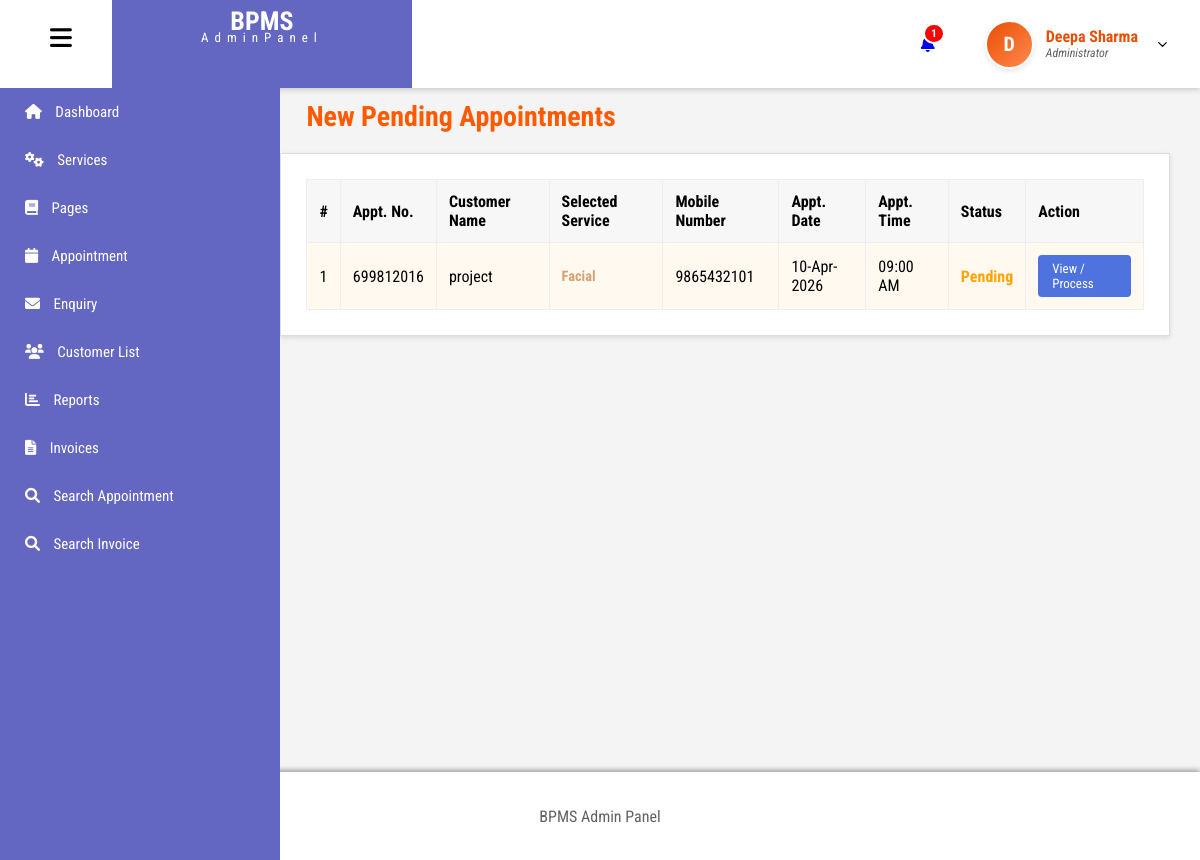
Page /admin/new-appointment.php (signed in) on the committed database.
### tables this page shows
CREATE TABLE `tblusers` (
  `id` int(11) NOT NULL,
  `FullName` varchar(100) DEFAULT NULL,
  `email` varchar(100) NOT NULL,
  `Image` varchar(200) DEFAULT NULL,
  `password` varchar(255) NOT NULL,
  `role` enum('admin','user') NOT NULL,
  `created_at` timestamp NOT NULL DEFAULT current_timestamp(),
  `MobileNumber` varchar(15) DEFAULT NULL
);

CREATE TABLE `tblappointment` (
  `ID` int(11) NOT NULL,
  `AppointmentNumber` int(11) NOT NULL,
  `UserID` int(11) DEFAULT NULL,
  `ServiceId` int(11) DEFAULT NULL,
  `AptDate` date DEFAULT NULL,
  `AptTime` time DEFAULT NULL,
  `Message` mediumtext DEFAULT NULL,
  `BookingDate` timestamp NULL DEFAULT current_timestamp(),
  `Status` varchar(50) DEFAULT NULL,
  `Remark` varchar(250) DEFAULT NULL,
  `UpdationDate` timestamp NULL DEFAULT NULL ON UPDATE current_timestamp()
);

CREATE TABLE `services` (
  `id` int(11) NOT NULL,
  `service_name` varchar(100) DEFAULT NULL,
  `service_desc` text DEFAULT NULL,
  `cost` int(11) DEFAULT NULL,
  `image` varchar(255) DEFAULT NULL,
  `creation_date` timestamp NOT NULL DEFAULT current_timestamp()
);

### admin/new-appointment.php (the view, shortened to what this page needs)
<?php
include('includes/dbconnection.php');
if (strlen($_SESSION['bpmsaid']) == 0) {
    header('location:logout.php');
    exit();
} else {
?>
<!DOCTYPE html>
<html lang="en">
<head>
    <link rel="stylesheet" href="css/new-appointment.css">
</head>
<body>
<?php include 'includes/header.php'; ?>
<?php include 'includes/sidebar.php'; ?>
<main id="main-content" class="main-content">
    <h2 class="title">New Pending Appointments</h2>
    <div class="container">
        <table class="appointment-table">
            <thead>
                <tr>
                    <th>#</th>
                    <th>Appt. No.</th>
                    <th>Customer Name</th>
                    <th>Selected Service</th>
                    <th>Mobile Number</th>
                    <th>Appt. Date</th>
                    <th>Appt. Time</th>
                    <th>Status</th>
                    <th>Action</th>
                </tr>
            </thead>
            <tbody>
            <?php
            $ret = mysqli_query($con, "SELECT
                tblappointment.ID,
                tblappointment.AppointmentNumber,
                tblappointment.AptDate,
                tblappointment.AptTime,
                tblappointment.Status,
                tblusers.FullName,
                tblusers.MobileNumber,
                services.service_name
                FROM tblappointment
                JOIN tblusers ON tblusers.id = tblappointment.UserID
                LEFT JOIN services ON services.id = tblappointment.ServiceId
                WHERE tblappointment.Status='Pending' OR tblappointment.Status='' OR tblappointment.Status='0'
                ORDER BY tblappointment.ID DESC");
            $cnt = 1;
            if(mysqli_num_rows($ret) > 0) {
                while ($row = mysqli_fetch_array($ret)) {
            ?>
                <tr>
                    <td><?php echo $cnt;?></td>
                    <td><?php echo $row['AppointmentNumber'];?></td>
                    <td><?php echo $row['FullName'];?></td>
                    <td class="service-tag"><?php echo ($row['service_name'] != "") ? $row['service_name'] : "Not Specified"; ?></td>
                    <td><?php echo $row['MobileNumber'];?></td>
                    <td><?php echo date("d-M-Y", strtotime($row['AptDate']));?></td>
                    <td><?php echo date("h:i A", strtotime($row['AptTime']));?></td>
                    <td><span class="status-pending">Pending</span></td>
                    <td>
                        <div class="action-buttons">
                            <a href="view-appointment.php?viewid=<?php echo $row['ID'];?>" class="view-btn">View / Process</a>
                        </div>
                    </td>
                </tr>
            <?php
                $cnt++;
                }
            } else { ?>
                <tr>
                    <td colspan="9" style="text-align:center; color:red; padding:20px;">No New Pending Appointments found.</td>
                </tr>
            <?php } ?>
            </tbody>
        </table>
    </div>
</main>
<?php include 'includes/footer.php'; ?>
</body>
</html>
<?php } ?>

### admin/includes/header.php (shortened to what this page needs)
<?php
include_once('includes/dbconnection.php');
$adminid = $_SESSION['bpmsaid'];
$headerQuery = mysqli_query($con, "SELECT FullName, Image FROM tblusers WHERE id='$adminid'");
$adminData = mysqli_fetch_array($headerQuery);
$fullName = !empty($adminData['FullName']) ? $adminData['FullName'] : "Admin";
$adminImage = $adminData['Image'];
$initial = strtoupper(substr($fullName, 0, 1));
$ret = mysqli_query($con, "SELECT ID FROM tblappointment WHERE Status='Pending' OR Status='' OR Status='0'");
$new_count = mysqli_num_rows($ret);
?>
<!DOCTYPE html>
<html lang="en">
<head>
  <link rel="stylesheet" href="https://cdnjs.cloudflare.com/ajax/libs/font-awesome/6.0.0/css/all.min.css">
  <link rel="stylesheet" href="includes/header.css">
</head>
<body>
<header id="header">
  <div class="logo">
    <i class="fa-solid fa-bars" id="hamburger"></i>
    <div class="logo2">
      <h1>BPMS</h1>
      <p>AdminPanel</p>
    </div>
  </div>
  <div class="icon">
    <div class="bell">
      <a href="new-appointment.php" style="position: relative; text-decoration: none;">
        <i class="fa-solid fa-bell"></i>
        <?php if($new_count > 0): ?>
          <span class="notification-badge"><?php echo $new_count; ?></span>
        <?php endif; ?>
      </a>
    </div>
    <div class="admin-profile-container" style="position: relative; display: flex; align-items: center;">
      <div class="user" onclick="toggleDropdown()" style="cursor: pointer;">
        <div class="avatar-circle">
            <?php if(empty($adminImage)): ?>
                <?php echo $initial; ?>
            <?php else: ?>
                <img src="images/<?php echo $adminImage; ?>" alt="Admin Profile" class="profile-pic">
            <?php endif; ?>
        </div>
        <div class="user-text">
          <h3><?php echo $fullName; ?></h3>
          <p>Administrator</p>
        </div>
        <img src="images/dropdown.svg" alt="dropdown" id="drop-arrow" style="transition: transform 0.3s;">
      </div>
    </div>
  </div>
</header>
</body>
</html>

### admin/css/new-appointment.css (style rules this page uses)
body { font-family: 'Poppins', 'Roboto', sans-serif; background: #f3f3f3; margin: 0; }
.main-content { position: relative; top: 60px; margin-left: 0; min-height: 100vh; padding: 20px; background: #f4f4f4; box-sizing: border-box; transition: margin-left 0.3s ease; }
.main-content.shifted { margin-left: 250px; }
.title { color: #ff5a00; margin: 20px 0; font-size: 28px; padding-left: 4%; }
.container { width: 92%; margin: auto; background: white; padding: 25px; border: 1px solid #ddd; box-shadow: 0 2px 5px rgba(0,0,0,0.1); overflow-x: auto; }
.appointment-table { width: 100%; border-collapse: collapse; }
.appointment-table th, .appointment-table td { border: 1px solid #ddd; padding: 12px; text-align: left; }
.appointment-table th { background: #f7f7f7; font-weight: bold; }
.view-btn { background: #337ab7; color: white; border: none; padding: 8px 15px; border-radius: 4px; cursor: pointer; font-size: 13px; transition: background 0.3s; }
.action-buttons { display: flex; gap: 5px; }

### admin/includes/header.css (style rules this page uses)
body { font-family: 'Roboto Condensed', sans-serif; margin: 0; padding: 0; background-color: #e3e3e3; }
#header { display: flex; justify-content: space-between; height: 11vh; background-color: white; box-shadow: 0 2px 5px rgb(181, 176, 176); position: sticky; top: 0; z-index: 1000; }
.logo { display: flex; gap: 40px; }
.logo i { font-size: 25px; padding-top: 25px; margin-left: 50px; cursor: pointer; }
.logo2 { width: 300px; height: 11vh; text-align: center; background-color: #6467c2; color: white; line-height: 12px; font-size: 13px; }
.logo2 h1 { margin: 15px 0 5px 0; }
.logo2 p { letter-spacing: 6px; margin: 0; }
.icon { display: flex; }
.bell { padding: 30px 50px; display: flex; align-items: center; }
.notification-badge { position: absolute; top: -12px; right: -10px; background-color: #ff0000; color: white; font-size: 11px; padding: 2px 6px; border-radius: 50%; font-weight: bold; border: 2px solid white; }
.user { display: flex; gap: 12px; padding-right: 30px; align-items: center; height: 100%; }
.avatar-circle { width: 45px; height: 45px; border-radius: 50%; background: linear-gradient(135deg, #e94e02, #ff8a50); color: white; display: flex; align-items: center; justify-content: center; font-weight: bold; font-size: 20px; overflow: hidden; border: 2px solid #fff; box-shadow: 0 2px 5px rgba(0,0,0,0.1); }
.user-text { line-height: 1.2; }
.user-text h3 { color: #e94e02; margin: 0; font-size: 16px; }
.user-text p { font-style: italic; color: rgb(97, 97, 98); margin: 0; font-size: 12px; }
.user img#drop-arrow { width: 15px; margin-left: 5px; }

### admin/includes/sidebar.css (style rules this page uses)
#header { position: fixed; top: 0; left: 0; height: 11vh; width: 100%; background: #ffffff; display: flex; justify-content: space-between; align-items: center; box-shadow: 0 2px 5px #ccc; z-index: 2000; }

### admin/new-appointment.php (style rules this page uses)
.service-tag { color: #d4a373; font-weight: bold; font-size: 0.9em; }
.status-pending { color: orange; font-weight: bold; }
.view-btn { background-color: #4e73df; color: white; padding: 6px 14px; border-radius: 4px; text-decoration: none; font-size: 13px; display: inline-block; transition: background 0.3s; }
.appointment-table tbody tr:first-child { background-color: #fff9f0; }
.appointment-table { width: 100%; border-collapse: collapse; }
.appointment-table th, .appointment-table td { padding: 12px; border: 1px solid #eee; text-align: left; }

### rows in the picture
tblusers: FullName "D", FullName "Deepa Sharma"
tblappointment: AppointmentNumber "699812016", UserID.FullName "project", ServiceId.service_name "Facial", UserID.MobileNumber "9865432101", AptDate "10-Apr-2026", AptTime "09:00 AM"

### other values in the picture
$new_count "1"
